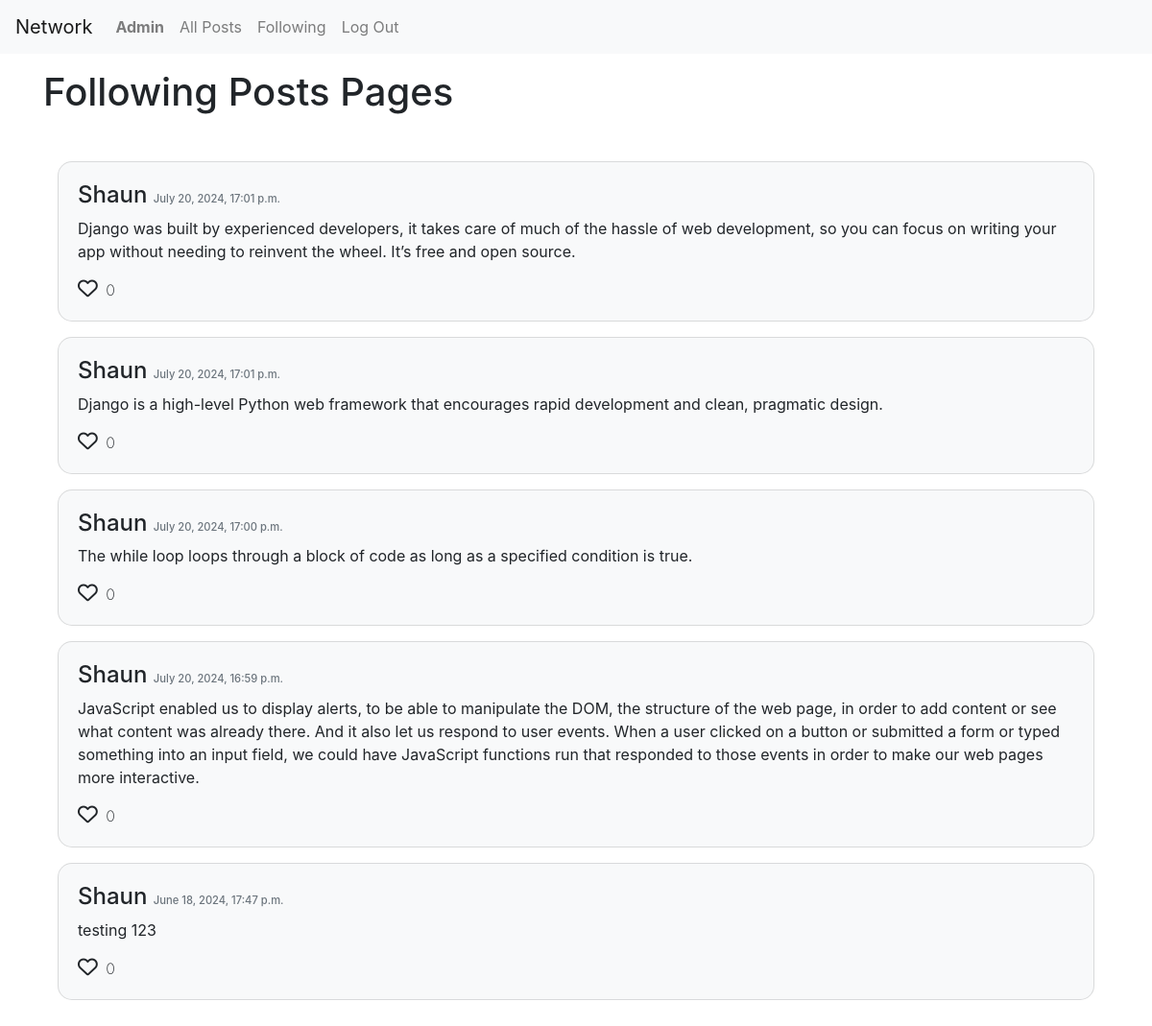
The app's page /following/posts (signed in) with its own data.
### network/models.py (models this page shows, shortened)
class User(AbstractUser):
    pass

class Post(models.Model):
    content = models.TextField()
    user= models.ForeignKey('User', on_delete=models.CASCADE, related_name="user_post")
    timestamp= models.DateTimeField(auto_now_add=True)

### network/views.py (the view)
# urls.py: path("<str:page_name>/posts", views.posts_route, name="posts_route"),
def posts_route(request, page_name):
    if page_name == 'all' or page_name == "following":
        postss = posts(request, page_name)
        page = request.GET.get("page")
        page_posts = paginator(postss,page)
        return render(request, "network/posts.html", {
                "page_posts": postss,
                "page_name": page_name.capitalize(),
                "page_posts": page_posts,
            }
            )
    return render(request, "network/error.html")

### network/views.py (called while the page is built)
def paginator(posts, page):
     paginator = Paginator(posts, 10)
     page_posts = paginator.get_page(page)
     return page_posts

def posts(request, page_name):
        posts = []
        if page_name == "all":
            posts = Post.objects.all().order_by("-timestamp")
        else:
            following_users = request.user.user_following.all().values_list('followed', flat=True)
            posts = Post.objects.filter(user__in=following_users).order_by("-timestamp")
        return posts

### network/templates/network/posts.html
{% extends "network/layout.html" %} {% block body %}
<div class="container">
  <div class="mt-3">
    <h1>{{ page_name }} Posts Pages</h1>
  </div>
  <div id="posts" class="container mt-5">
    {% for post in page_posts %}
    {% include "../network/widget/post.widget.html" with post=post user=user %}
    {% endfor %}
    {% include "network/widget/pagination.widget.html" with page_posts=page_posts %}
  </div>
</div>
{% endblock body %}

### network/templates/network/layout.html (shortened to what this page needs)
{% load static %}
<!DOCTYPE html>
<html lang="en">
  <head>
    <link
      rel="stylesheet"
      href="https://stackpath.bootstrapcdn.com/bootstrap/4.4.1/css/bootstrap.min.css"
    />
    <link href="{% static 'network/styles.css' %}" rel="stylesheet" />
  </head>
  <body>
    <nav class="navbar navbar-expand-lg navbar-light bg-light">
      <a class="navbar-brand" href="{% url "index" %}">Network</a>
      <div>
        <ul class="navbar-nav mr-auto">
          {% if user.is_authenticated %}
          <li class="nav-item">
            <a class="nav-link" href="{% url "profile" user.id %}"
              ><strong>{{ user.username| title }}</strong></a
            >
          </li>
          {% endif %}
          <li id="allPosts" class="nav-item">
            <a  class="nav-link" href="{% url "index"  %}">All Posts</a>
          </li>
          {% if user.is_authenticated %}
          <li id="fllwnPosts" class="nav-item">
            <a class="nav-link" href="{% url "posts_route" 'following' %}">Following</a>
          </li>
          <li class="nav-item">
            <a class="nav-link" href="{% url 'logout' %}">Log Out</a>
          </li>
          {% endif %}
        </ul>
      </div>
    </nav>
    <div class="body">{% block body %} {% endblock %}</div>
  </body>
</html>

### network/templates/network/widget/post.widget.html (shortened to what this page needs)
<div class="bg-light card mt-3">
    <div class="card-body">
      <div class="d-flex justify-content-between">
        <h4>
          <a href="{% url "profile" post.user.id %}">{{post.user.username | title}}</a>
          <span class="text-muted">{{ post.timestamp|date:"F d, Y, H:i a" }}</span>
        </h4>
      </div>
      <div id="cardContent">
        <p id="postContent" class="card-text">{{post.content}}</p>
        <a href="#" class="red-link like_btn" data-post-id="{{post.id}}"><i class="fa-regular fa-heart"></i></a>
        <span class="ml-1">{{post.post_like.count}}</span>
      </div>
    </div>
  </div>

### network/static/network/styles.css (style rules this page uses)
html, body { height: 100%; margin: 0; padding: 0; }
div.body { height: 100%; background-repeat: no-repeat; background-size: cover; }
.card { border-radius: 15px; }
h4 span.text-muted { font-size: 0.7rem; }
a { text-decoration: none; color: inherit; }
i.fa-heart { font-size: 1.3rem; }
a.red-link + span { font-size: 1rem; font-weight: 200; }

### records on screen
User: username "Admin"
Post: user.username "Shaun", timestamp "July 20, 2024, 17:01 p.m.", content "Django was built by experienced developers, it takes care of much of the hassle of web development, so you can focus on writing your app without needing to reinvent the wheel. It’s free and open source.", post_like.count "0"
Post: user.username "Shaun", timestamp "July 20, 2024, 17:01 p.m.", content "Django is a high-level Python web framework that encourages rapid development and clean, pragmatic design.", post_like.count "0"
Post: user.username "Shaun", timestamp "July 20, 2024, 17:00 p.m.", content "The while loop loops through a block of code as long as a specified condition is true.", post_like.count "0"
Post: user.username "Shaun", timestamp "July 20, 2024, 16:59 p.m.", content "JavaScript enabled us to display alerts, to be able to manipulate the DOM, the structure of the web page, in order to add content or see what content was already there. And it also let us respond to user events. When a user clicked on a button or submitted a form or typed something into an input field, we could have JavaScript functions run that responded to those events in order to make our web pages more interactive.", post_like.count "0"
Post: user.username "Shaun", timestamp "June 18, 2024, 17:47 p.m.", content "testing 123", post_like.count "0"

### other values on screen
{{ page_name }} "Following"
